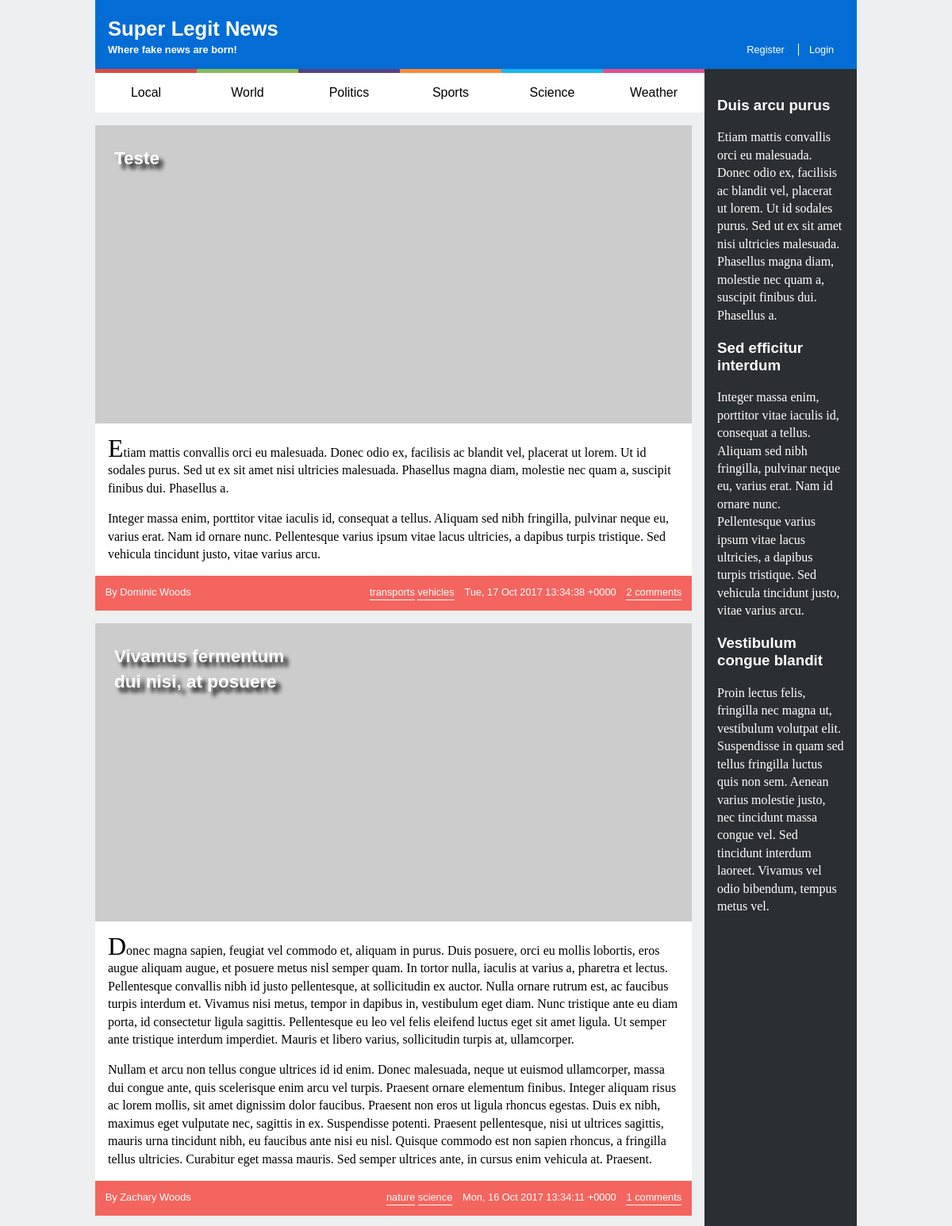
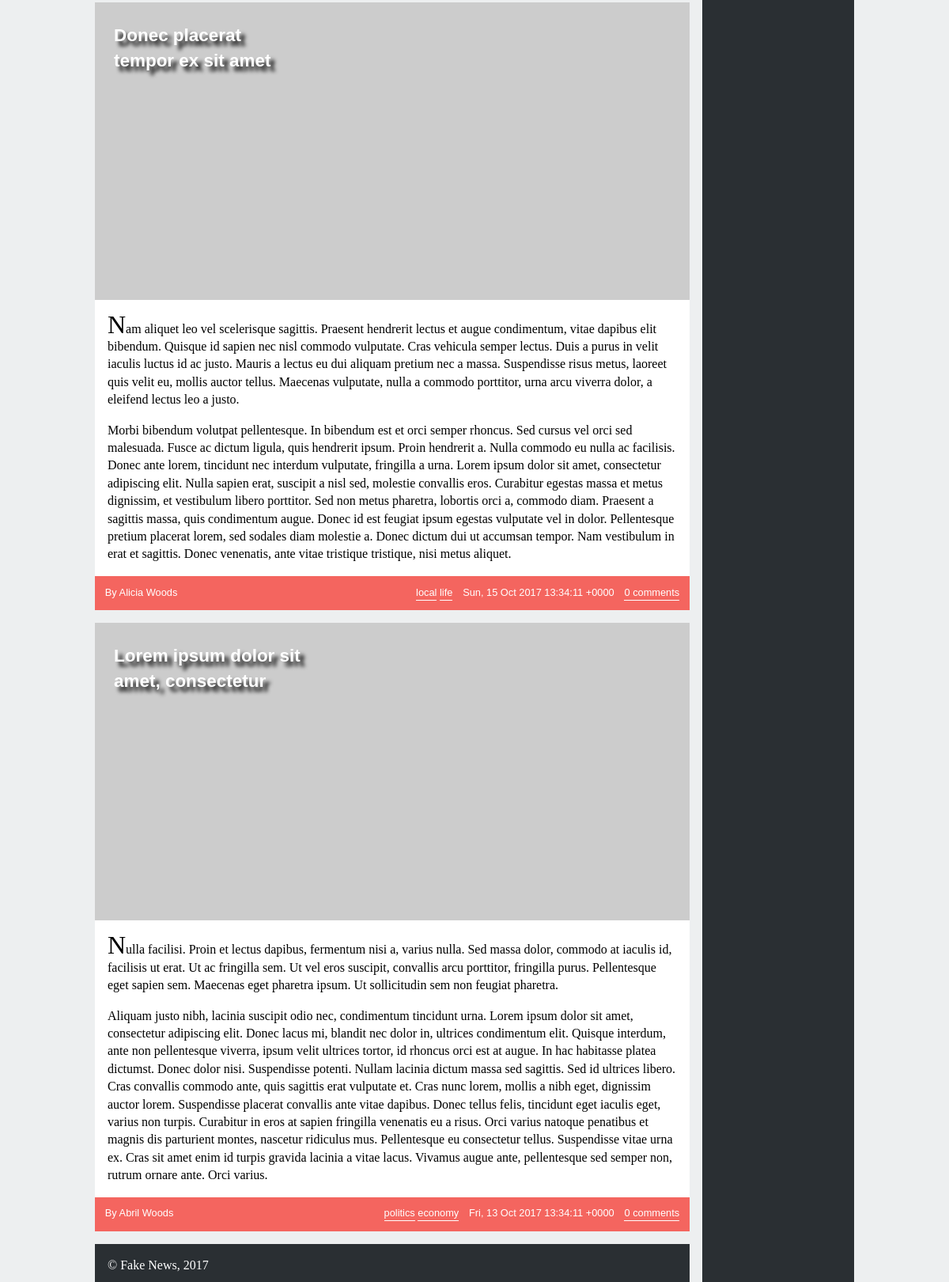
The app's page /list_news.php with its own data (2 pictures, top to bottom).
### tables this page shows
CREATE TABLE news (
  id INTEGER PRIMARY KEY,
  title VARCHAR,
  published INTEGER, -- date when the article was published in epoch format
  tags VARCHAR, -- comma separated tags
  username VARCHAR REFERENCES users, -- who wrote the article
  introduction VARCHAR,
  fulltext VARCHAR
);

### list_news.php (called while the page is built, shortened)
<?php
  include_once('database/connection.php');
  include_once('database/news.php');
  $articles = getAllNews();
  include('templates/common/header.php');
  include('templates/news/list_news.php');
  include('templates/common/footer.php');
?>

### database/news.php (called while the page is built, shortened)
<?php
    function getAllNews() {
        global $db;
        $stmt = $db->prepare('SELECT news.*, users.*, COUNT(comments.id) AS comments
                            FROM news JOIN
                                users USING (username) LEFT JOIN
                                comments ON comments.news_id = news.id
                            GROUP BY news.id, users.username
                            ORDER BY published DESC');
        $stmt->execute();
        return $stmt->fetchAll();
    }
?>

### templates/news/list_news.php (the view)
<section id="news">
  <?php
    foreach( $articles as $article) {
      $tags = explode(',', $article['tags']);
  ?>
  <article>
    <header>
      <h1><a href="news_item.php?id=<?=$article['id']?>"><?=$article['title']?></a></h1>
    </header>
    <img src="http://picsum.photos/600/300?id=<?=$article['id']?>" alt="">
    <p><?=$article['introduction']?></p>
    <p><?=$article['fulltext']?></p>
    <footer>
      <span class="author"><?= ucfirst($article['username'])?> Woods</span>
      <span class="tags"><?php foreach( $tags as $tag) {?>
        <a href="list_news.php"><?=$tag?></a>
      <?php }?>
      </span>
      <span class="date"><?= date(DATE_RSS, $article['published'])?></span>
      <a class="comments" href="news_item.php?id=<?=$article['id']?>"><?=$article['comments']?></a>
    </footer>
  </article>
  <?php }?>
</section>

### templates/common/header.php (shortened to what this page needs)
<!DOCTYPE html>
<html lang="en-US">
  <head>
    <link href="style.css" rel="stylesheet">
    <link href="layout.css" rel="stylesheet">
    <link href="responsive.css" rel="stylesheet">
    <link href="comments.css" rel="stylesheet">
    <link href="forms.css" rel="stylesheet">
  </head>
  <body>
    <header>
      <h1><a href="list_news.php">Super Legit News</a></h1>
      <h2><a href="list_news.php">Where fake news are born!</a></h2>
      <div id="signup">
        <?php if (array_key_exists('username',$_SESSION) && !empty($_SESSION['username'])) {?>
        <a href="action_logout.php">Logout</a>
        <?php } else {?>
        <a href="register.html">Register</a>
        <a href="login.php">Login</a>
        <?php }?>
      </div>
    </header>
    <nav id="menu">
      <ul>
        <li><a href="list_news.php">Local</a></li>
        <li><a href="list_news.php">World</a></li>
        <li><a href="list_news.php">Politics</a></li>
        <li><a href="list_news.php">Sports</a></li>
        <li><a href="list_news.php">Science</a></li>
        <li><a href="list_news.php">Weather</a></li>
      </ul>
    </nav>
    <aside id="related">
      <article>
        <h1><a href="#">Duis arcu purus</a></h1>
        <p>Etiam mattis convallis orci eu malesuada. Donec odio ex, facilisis ac blandit vel, placerat ut lorem. Ut id sodales purus. Sed ut ex sit amet nisi ultricies malesuada. Phasellus magna diam, molestie nec quam a, suscipit finibus dui. Phasellus a.</p>
      </article>
      <article>
        <h1><a href="#">Sed efficitur interdum</a></h1>
        <p>Integer massa enim, porttitor vitae iaculis id, consequat a tellus. Aliquam sed nibh fringilla, pulvinar neque eu, varius erat. Nam id ornare nunc. Pellentesque varius ipsum vitae lacus ultricies, a dapibus turpis tristique. Sed vehicula tincidunt justo, vitae varius arcu.</p>
      </article>
      <article>
        <h1><a href="#">Vestibulum congue blandit</a></h1>
        <p>Proin lectus felis, fringilla nec magna ut, vestibulum volutpat elit. Suspendisse in quam sed tellus fringilla luctus quis non sem. Aenean varius molestie justo, nec tincidunt massa congue vel. Sed tincidunt interdum laoreet. Vivamus vel odio bibendum, tempus metus vel.</p>
      </article>
    </aside>

### templates/common/footer.php
    <footer>
      <p>&copy; Fake News, 2017</p>
    </footer>
  </body>
</html>

### style.css (style rules this page uses)
body > header { background-color: #046dd5; color: white; padding: 1em; }
body > header h1, body > header h2 { margin: 0; }
body > header a { color: white; text-decoration: none; }
body > header #signup a:first-child { border-left: none; }
body > header #signup a { border-left: 1px solid white; padding: 0 1em; }
body > header #signup a:first-child { padding-left: 0; }
#menu ul { margin: 0; padding: 0; }
#menu li { background-color: white; text-align: center; list-style-type: none; padding: 1em 0; }
#menu li a { color: black; text-decoration: none; }
#news header { max-width: 10em; padding: 1em; position: absolute; }
#news header h1 { margin: 0; text-shadow: .2em .2em .2em black; }
#news header a { color: white; text-decoration: none; }
#news img { width: 100%; }
#news > article { background-color: white; margin: 1em 1em 1em 0; }
#news > article > p { padding: 0 1em; }
#news > article > p:first-of-type:first-letter { font-size: 2em; }
#news footer { color: white; background-color: #f4655f; padding: 1em; }
#news footer a { color: white; text-decoration: none; border-bottom: 1px solid white; padding-bottom: 2px; }
#news footer .tags { margin-right: 1em; }
#news footer .comments { margin-left: 1em; }
#news footer .comments:after { content: ' comments'; }
#news footer .author:before { content: "By "; }
#related { background-color: #2a2f33; padding: 1em; }
#related h1 a { color: white; text-decoration: none; }
#related p { color: white; }
body > footer { background-color: #2a2f33; color: white; padding: 1em; margin-right: 1em; height: 1em; }
body > footer p { margin: 0; }
body { font-family: 'Verdana', sans-serif; }
p { font-family: "Georgia", serif; line-height: 1.4em; }
header h2 { font-size: 1em; }
header a { font-size: 0.8em; }
#news header { font-size: 1.5em; }
#news footer { font-size: 0.8em; }
#menu li:nth-child(1) { border-top: 5px solid #e1493e; }
#menu li:nth-child(2) { border-top: 5px solid #8aba56; }
#menu li:nth-child(3) { border-top: 5px solid #5b4282; }
#menu li:nth-child(4) { border-top: 5px solid #ff8932; }
#menu li:nth-child(5) { border-top: 5px solid #19b6e9; }
#menu li:nth-child(6) { border-top: 5px solid #e84c8b; }

### layout.css (style rules this page uses)
body { background-color: #edeff0; margin: 0 auto; width: 60em; display: grid; grid-template-columns: [start] 4fr [middle] 1fr [end]; grid-template-rows: [start] auto [nav] auto [news] 1fr [footer] auto [end]; }
body > header { grid-column: start / end; }
#menu { grid-column: start; }
aside { grid-column: middle; grid-row: nav / end; }
#news { grid-column: start; }
body > footer { align-self: end; }
body > header { display: grid; grid-template-columns: 1fr auto; grid-template-rows: auto auto; }
body > header h1 { grid-column: 1; grid-row: 1; }
body > header h2 { grid-column: 1; grid-row: 2; }
body > header #signup { grid-column: 2; grid-row: 2; }
#menu ul { display: flex; flex-direction: row; }
#menu li { display: block; flex: 1; }
#news footer { display: flex; }
#news footer .author { flex-grow: 1; }

### records on screen
news: title "Teste", introduction "Etiam mattis convallis orci eu malesuada. Donec odio ex, facilisis ac blandit vel, placerat ut lorem. Ut id sodales purus. Sed ut ex sit amet nisi ultricies malesuada. Phasellus magna diam, molestie nec quam a, suscipit finibus dui. Phasellus a.", fulltext "Integer massa enim, porttitor vitae iaculis id, consequat a tellus. Aliquam sed nibh fringilla, pulvinar neque eu, varius erat. Nam id ornare nunc. Pellentesque varius ipsum vitae lacus ultricies, a dapibus turpis tristique. Sed vehicula tincidunt justo, vitae varius arcu.", username "Dominic", tags "transports", tags "vehicles", published "Tue, 17 Oct 2017 13:34:38 +0000", comments "2"
news: title "Vivamus fermentum dui nisi, at posuere", introduction "Donec magna sapien, feugiat vel commodo et, aliquam in purus. Duis posuere, orci eu mollis lobortis, eros augue aliquam augue, et posuere metus nisl semper quam. In tortor nulla, iaculis at varius a, pharetra et lectus. Pellentesque convallis nibh id justo pellentesque, at sollicitudin ex auctor. Nulla ornare rutrum est, ac faucibus turpis interdum et. Vivamus nisi metus, tempor in dapibus in, vestibulum eget diam. Nunc tristique ante eu diam porta, id consectetur ligula sagittis. Pellentesque eu leo vel felis eleifend luctus eget sit amet ligula. Ut semper ante tristique interdum imperdiet. Mauris et libero varius, sollicitudin turpis at, ullamcorper.", fulltext "Nullam et arcu non tellus congue ultrices id id enim. Donec malesuada, neque ut euismod ullamcorper, massa dui congue ante, quis scelerisque enim arcu vel turpis. Praesent ornare elementum finibus. Integer aliquam risus ac lorem mollis, sit amet dignissim dolor faucibus. Praesent non eros ut ligula rhoncus egestas. Duis ex nibh, maximus eget vulputate nec, sagittis in ex. Suspendisse potenti. Praesent pellentesque, nisi ut ultrices sagittis, mauris urna tincidunt nibh, eu faucibus ante nisi eu nisl. Quisque commodo est non sapien rhoncus, a fringilla tellus ultricies. Curabitur eget massa mauris. Sed semper ultrices ante, in cursus enim vehicula at. Praesent.", username "Zachary", tags "nature", tags "science", published "Mon, 16 Oct 2017 13:34:11 +0000", comments "1"
news: title "Donec placerat tempor ex sit amet", introduction "Nam aliquet leo vel scelerisque sagittis. Praesent hendrerit lectus et augue condimentum, vitae dapibus elit bibendum. Quisque id sapien nec nisl commodo vulputate. Cras vehicula semper lectus. Duis a purus in velit iaculis luctus id ac justo. Mauris a lectus eu dui aliquam pretium nec a massa. Suspendisse risus metus, laoreet quis velit eu, mollis auctor tellus. Maecenas vulputate, nulla a commodo porttitor, urna arcu viverra dolor, a eleifend lectus leo a justo.", fulltext "Morbi bibendum volutpat pellentesque. In bibendum est et orci semper rhoncus. Sed cursus vel orci sed malesuada. Fusce ac dictum ligula, quis hendrerit ipsum. Proin hendrerit a. Nulla commodo eu nulla ac facilisis. Donec ante lorem, tincidunt nec interdum vulputate, fringilla a urna. Lorem ipsum dolor sit amet, consectetur adipiscing elit. Nulla sapien erat, suscipit a nisl sed, molestie convallis eros. Curabitur egestas massa et metus dignissim, et vestibulum libero porttitor. Sed non metus pharetra, lobortis orci a, commodo diam. Praesent a sagittis massa, quis condimentum augue. Donec id est feugiat ipsum egestas vulputate vel in dolor. Pellentesque pretium placerat lorem, sed sodales…", username "Alicia", tags "local", tags "life", published "Sun, 15 Oct 2017 13:34:11 +0000", comments "0"
news: title "Lorem ipsum dolor sit amet, consectetur", introduction "Nulla facilisi. Proin et lectus dapibus, fermentum nisi a, varius nulla. Sed massa dolor, commodo at iaculis id, facilisis ut erat. Ut ac fringilla sem. Ut vel eros suscipit, convallis arcu porttitor, fringilla purus. Pellentesque eget sapien sem. Maecenas eget pharetra ipsum. Ut sollicitudin sem non feugiat pharetra.", fulltext "Aliquam justo nibh, lacinia suscipit odio nec, condimentum tincidunt urna. Lorem ipsum dolor sit amet, consectetur adipiscing elit. Donec lacus mi, blandit nec dolor in, ultrices condimentum elit. Quisque interdum, ante non pellentesque viverra, ipsum velit ultrices tortor, id rhoncus orci est at augue. In hac habitasse platea dictumst. Donec dolor nisi. Suspendisse potenti. Nullam lacinia dictum massa sed sagittis. Sed id ultrices libero. Cras convallis commodo ante, quis sagittis erat vulputate et. Cras nunc lorem, mollis a nibh eget, dignissim auctor lorem. Suspendisse placerat convallis ante vitae dapibus. Donec tellus felis, tincidunt eget iaculis eget, varius non turpis. Curabitur in…", username "Abril", tags "politics", tags "economy", published "Fri, 13 Oct 2017 13:34:11 +0000", comments "0"
